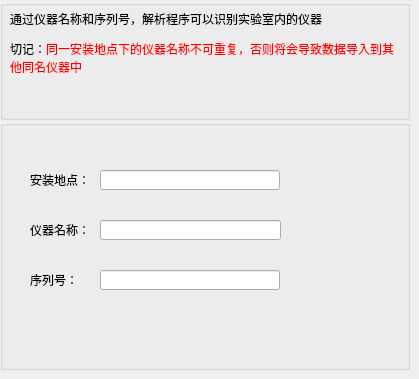
    <widget class="QWidget" name="page_1">
     <widget class="QGroupBox" name="groupBox_11">
      <property name="geometry">
       <rect>
        <x>0</x>
        <y>0</y>
        <width>410</width>
        <height>120</height>
       </rect>
      </property>
      <property name="title">
       <string/>
      </property>
      <widget class="QLabel" name="label_20">
       <property name="geometry">
        <rect>
         <x>10</x>
         <y>10</y>
         <width>390</width>
         <height>100</height>
        </rect>
       </property>
       <property name="text">
        <string>&lt;html&gt;&lt;head/&gt;&lt;body&gt;&lt;p&gt;通过仪器名称和序列号，解析程序可以识别实验室内的仪器&lt;/p&gt;&lt;p&gt;切记：&lt;span style=&quot; color:#ff0000;&quot;&gt;同一安装地点下的仪器名称不可重复，否则将会导致数据导入到其他同名仪器中&lt;/span&gt;&lt;/p&gt;&lt;/body&gt;&lt;/html&gt;</string>
       </property>
       <property name="alignment">
        <set>Qt::AlignLeading|Qt::AlignLeft|Qt::AlignTop</set>
       </property>
       <property name="wordWrap">
        <bool>true</bool>
       </property>
       <property name="textInteractionFlags">
        <set>Qt::LinksAccessibleByMouse</set>
       </property>
      </widget>
     </widget>
     <widget class="QGroupBox" name="groupBox_12">
      <property name="geometry">
       <rect>
        <x>0</x>
        <y>120</y>
        <width>410</width>
        <height>250</height>
       </rect>
      </property>
      <property name="title">
       <string/>
      </property>
      <widget class="QLabel" name="label_15">
       <property name="geometry">
        <rect>
         <x>30</x>
         <y>100</y>
         <width>60</width>
         <height>20</height>
        </rect>
       </property>
       <property name="text">
        <string>仪器名称：</string>
       </property>
      </widget>
      <widget class="QLabel" name="label_17">
       <property name="geometry">
        <rect>
         <x>30</x>
         <y>50</y>
         <width>60</width>
         <height>20</height>
        </rect>
       </property>
       <property name="text">
        <string>安装地点：</string>
       </property>
      </widget>
      <widget class="QLineEdit" name="lineEdit_DeviceName">
       <property name="geometry">
        <rect>
         <x>100</x>
         <y>100</y>
         <width>181</width>
         <height>20</height>
        </rect>
       </property>
      </widget>
      <widget class="QLineEdit" name="lineEdit_InstallPlace">
       <property name="geometry">
        <rect>
         <x>100</x>
         <y>50</y>
         <width>180</width>
         <height>20</height>
        </rect>
       </property>
      </widget>
      <widget class="QLabel" name="label_35">
       <property name="geometry">
        <rect>
         <x>30</x>
         <y>150</y>
         <width>70</width>
         <height>20</height>
        </rect>
       </property>
       <property name="text">
        <string>序列号：</string>
       </property>
      </widget>
      <widget class="QLineEdit" name="lineEdit">
       <property name="geometry">
        <rect>
         <x>100</x>
         <y>150</y>
         <width>180</width>
         <height>20</height>
        </rect>
       </property>
      </widget>
     </widget>
    </widget>
